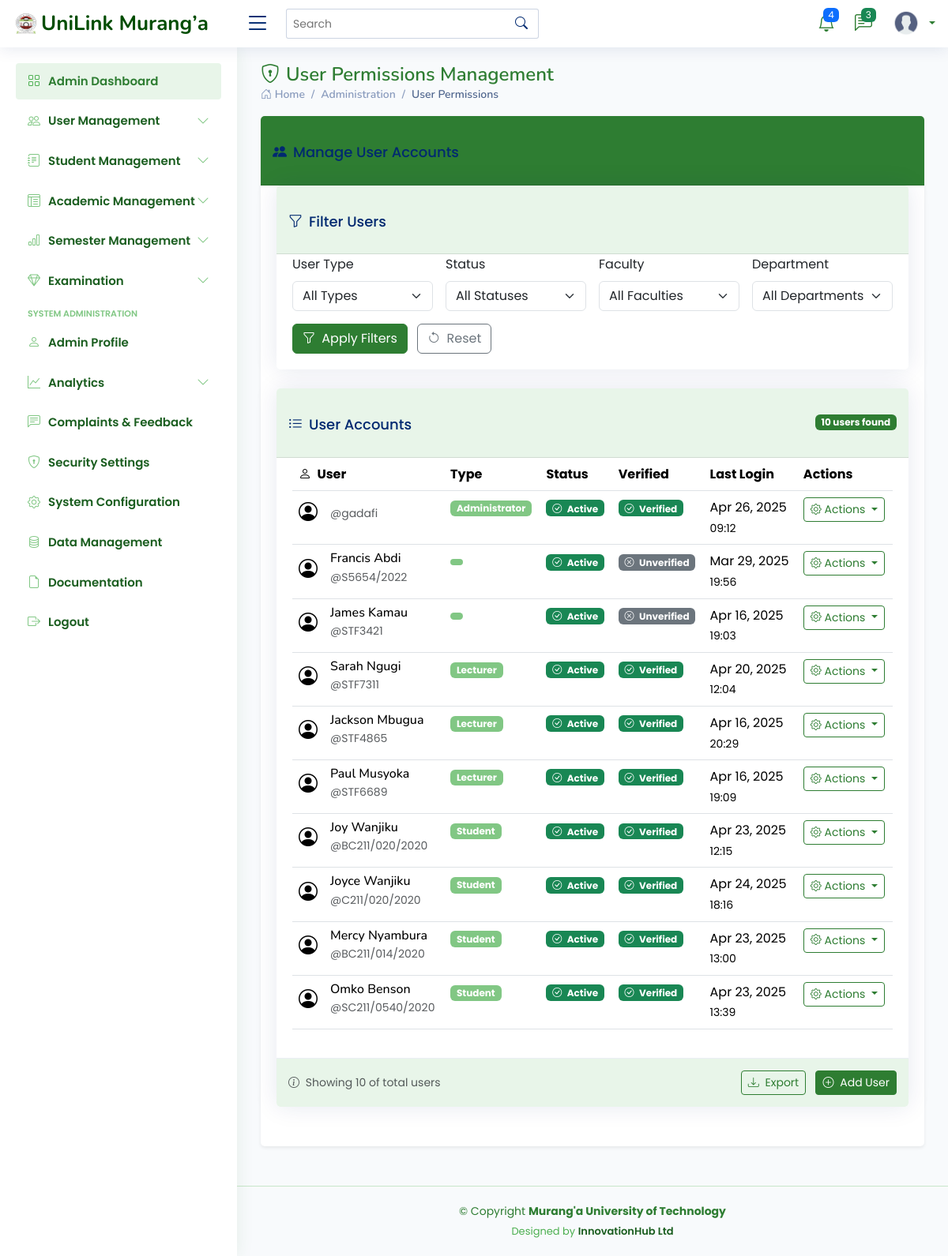
The page /user-permissions/ (signed in) on the database as committed earlier.
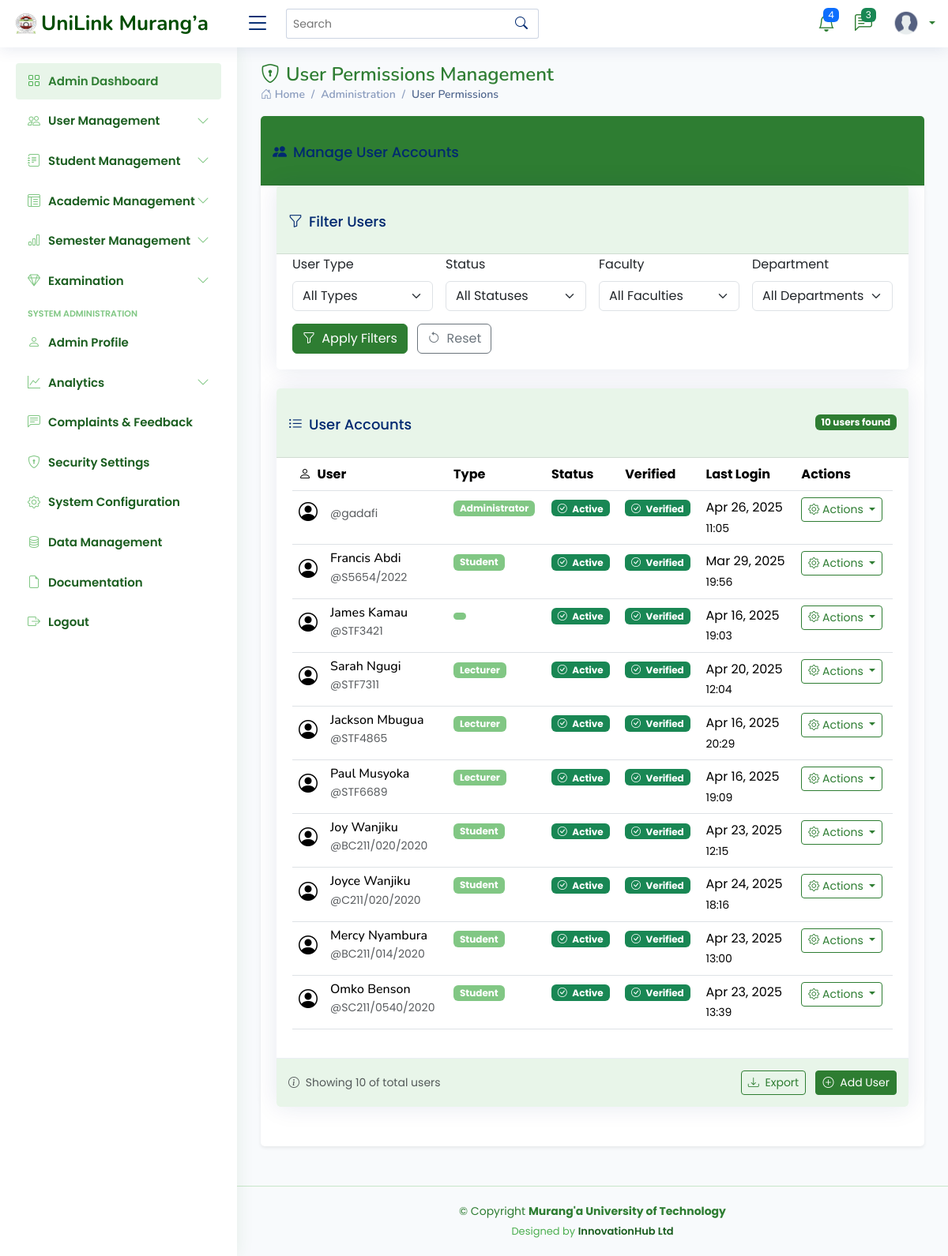
The same page on the database as committed later.
### students_portal/models.py (models this page shows, shortened)
class User(AbstractUser):
    USER_TYPES = (
        ('student', 'Student'),
        ('lecturer', 'Lecturer'),
        ('admin', 'Administrator'),
        ('staff', 'Administrative Staff'),
        ('finance', 'Finance Officer'),
    )
    user_type = models.CharField(max_length=20, choices=USER_TYPES)
    is_verified = models.BooleanField(default=False)
    status = models.CharField(max_length=20, choices=[
        ('active', 'Active'),
        ('inactive', 'Inactive'),
        ('suspended', 'Suspended'),
    ], default='active')
    phone_number = models.CharField(max_length=15, blank=True, null=True)
    last_password_change = models.DateTimeField(default=timezone.now)
    password_reset_token = models.CharField(max_length=100, blank=True, null=True)
    password_reset_token_expiry = models.DateTimeField(blank=True, null=True)
    created_at = models.DateTimeField(auto_now_add=True)
    updated_at = models.DateTimeField(auto_now=True)

### students_portal/views.py (the view, shortened to what this page needs)
# urls.py: path('user-permissions/', views.user_permissions_view, name='user_permissions'),#
@login_required
@user_passes_test(is_admin)
def user_permissions_view(request):
    if request.method == 'GET':
        users = User.objects.all()
        user_types = User.USER_TYPES
        status_options = [choice[0] for choice in User._meta.get_field('status').choices]
        departments = Department.objects.all()
        faculties = Faculty.objects.all()
        user_type_filter = request.GET.get('user_type')
        status_filter = request.GET.get('status')
        department_filter = request.GET.get('department')
        faculty_filter = request.GET.get('faculty')
        if user_type_filter:
            users = users.filter(user_type=user_type_filter)
        if status_filter:
            users = users.filter(status=status_filter)
        context = {
            'users': users,
            'user_types': user_types,
            'status_options': status_options,
            'departments': departments,
            'faculties': faculties,
            'current_filters': {
                'user_type': user_type_filter,
                'status': status_filter,
                'department': department_filter,
                'faculty': faculty_filter,
            }
        }
        return render(request, 'user_permissions.html', context)

### templates/user_permissions.html (shortened to what this page needs)
{% extends 'base/base.html'%}
{% load static %}
{% block content %}
<div class="pagetitle">
    <h1><i class="bi bi-shield-lock me-2"></i>User Permissions Management</h1>
    <nav>
        <ol class="breadcrumb">
            <li class="breadcrumb-item"><a href="#"><i class="bi bi-house-door"></i> Home</a></li>
            <li class="breadcrumb-item"><a href="#">Administration</a></li>
            <li class="breadcrumb-item active">User Permissions</li>
        </ol>
    </nav>
</div>
<section class="section">
    <div class="row">
        <div class="col-lg-12">
            <div class="card border-0 shadow-sm">
                <div class="card-header bg-university-primary text-white">
                    <h5 class="card-title mb-0"><i class="bi bi-people-fill me-2"></i>Manage User Accounts</h5>
                </div>
                <div class="card-body">
                    <div class="card mb-4 border-university-primary">
                        <div class="card-header bg-university-light">
                            <h6 class="card-title mb-0"><i class="bi bi-funnel me-2"></i>Filter Users</h6>
                        </div>
                        <div class="card-body">
                            <form method="get" class="row g-3">
                                <div class="col-md-3">
                                    <label for="user_type" class="form-label">User Type</label>
                                    <select class="form-select" id="user_type" name="user_type">
                                        <option value="">All Types</option>
                                    </select>
                                </div>
                                <div class="col-md-3">
                                    <label for="status" class="form-label">Status</label>
                                    <select class="form-select" id="status" name="status">
                                        <option value="">All Statuses</option>
                                    </select>
                                </div>
                                <div class="col-md-3">
                                    <label for="faculty" class="form-label">Faculty</label>
                                    <select class="form-select" id="faculty" name="faculty">
                                        <option value="">All Faculties</option>
                                    </select>
                                </div>
                                <div class="col-md-3">
                                    <label for="department" class="form-label">Department</label>
                                    <select class="form-select" id="department" name="department">
                                        <option value="">All Departments</option>
                                    </select>
                                </div>
                                <div class="col-12">
                                    <button type="submit" class="btn btn-university me-2">
                                        <i class="bi bi-funnel me-1"></i> Apply Filters
                                    </button>
                                    <a href="{% url 'user_permissions' %}" class="btn btn-outline-secondary">
                                        <i class="bi bi-arrow-counterclockwise me-1"></i> Reset
                                    </a>
                                </div>
                            </form>
                        </div>
                    </div>
                    <div class="card border-university-primary">
                        <div class="card-header bg-university-light">
                            <div class="d-flex justify-content-between align-items-center">
                                <h6 class="card-title mb-0"><i class="bi bi-list-ul me-2"></i>User Accounts</h6>
                                <span class="badge bg-university-primary">{{ users.count }} users found</span>
                            </div>
                        </div>
                        <div class="card-body">
                            <div class="table-responsive">
                                <table class="table table-hover">
                                    <thead class="bg-university-light">
                                        <tr>
                                            <th><i class="bi bi-person me-1"></i> User</th>
                                            <th>Type</th>
                                            <th>Status</th>
                                            <th>Verified</th>
                                            <th>Last Login</th>
                                            <th>Actions</th>
                                        </tr>
                                    </thead>
                                    <tbody>
                                        {% for user in users %}
                                        <tr>
                                            <td>
                                                <div class="d-flex align-items-center">
                                                    <div class="flex-shrink-0">
                                                        <i class="bi bi-person-circle fs-4 text-university-primary"></i>
                                                    </div>
                                                    <div class="flex-grow-1 ms-3">
                                                        <h6 class="mb-0">{{ user.get_full_name }}</h6>
                                                        <small class="text-muted">@{{ user.username }}</small>
                                                    </div>
                                                </div>
                                            </td>
                                            <td>
                                                <span class="badge bg-university-secondary">
                                                    {{ user.get_user_type_display }}
                                                </span>
                                            </td>
                                            <td>
                                                {% if user.status == 'active' %}
                                                    <span class="badge bg-success">
                                                        <i class="bi bi-check-circle me-1"></i> Active
                                                    </span>
                                                {% elif user.status == 'inactive' %}
                                                    <span class="badge bg-warning text-dark">
                                                        <i class="bi bi-pause-circle me-1"></i> Inactive
                                                    </span>
                                                {% else %}
                                                    <span class="badge bg-danger">
                                                        <i class="bi bi-slash-circle me-1"></i> Suspended
                                                    </span>
                                                {% endif %}
                                            </td>
                                            <td>
                                                {% if user.is_verified %}
                                                    <span class="badge bg-success">
                                                        <i class="bi bi-check-circle me-1"></i> Verified
                                                    </span>
                                                {% else %}
                                                    <span class="badge bg-secondary">
                                                        <i class="bi bi-x-circle me-1"></i> Unverified
                                                    </span>
                                                {% endif %}
                                            </td>
                                            <td>
                                                {% if user.last_login %}
                                                    {{ user.last_login|date:"M d, Y" }}<br>
                                                    <small>{{ user.last_login|date:"H:i" }}</small>
                                                {% else %}
                                                    Never
                                                {% endif %}
                                            </td>
                                            <td>
                                                <div class="dropdown">
                                                    <button class="btn btn-sm btn-outline-university dropdown-toggle" type="button"
                                                            id="actionsDropdown{{ user.id }}" data-bs-toggle="dropdown" aria-expanded="false">
                                                        <i class="bi bi-gear"></i> Actions
                                                    </button>
                                                </div>
                                            </td>
                                        </tr>
                                        {% endfor %}
                                    </tbody>
                                </table>
                            </div>
                        </div>
                        <div class="card-footer bg-university-light">
                            <div class="d-flex justify-content-between align-items-center">
                                <small class="text-muted">
                                    <i class="bi bi-info-circle me-1"></i>
                                    Showing {{ users.count }} of {{ total_users }} total users
                                </small>
                                <div>
                                    <button class="btn btn-sm btn-outline-university me-2">
                                        <i class="bi bi-download me-1"></i> Export
                                    </button>
                                    <button class="btn btn-sm btn-university">
                                        <i class="bi bi-plus-circle me-1"></i> Add User
                                    </button>
                                </div>
                            </div>
                        </div>
                    </div>
                </div>
            </div>
        </div>
    </div>
</section>
{% endblock %}

Rows that differ between the two databases and show on the page:
changed User "Apr 26, 2025": last_login "09:12" → "11:05"
changed User "Francis Abdi": user_type (not shown) → "Student"; is_verified "Unverified" → "Verified"
changed User "James Kamau": is_verified "Unverified" → "Verified"
